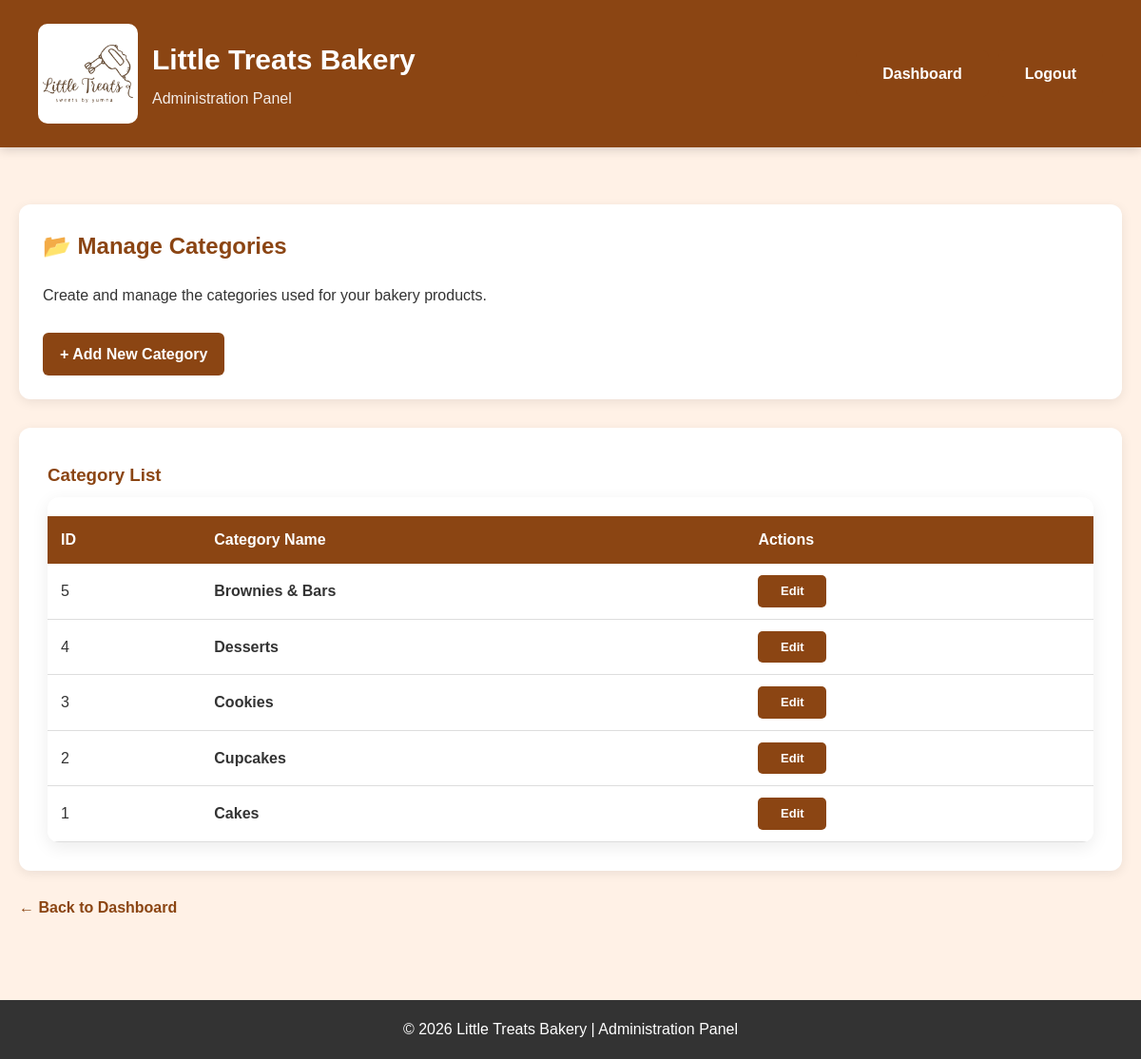
The app's page /admin/categories.php (signed in) with its own data.
### tables this page shows
CREATE TABLE `categories` (
  `category_id` int(11) NOT NULL,
  `category_name` varchar(100) DEFAULT NULL
);

### includes/helpers.php (called while the page is built, shortened)
<?php
function base_url(): string
{
    $script = str_replace("\\", "/", $_SERVER["SCRIPT_NAME"] ?? "");
    $dir = dirname($script);
    if (lt_is_admin_area()) {
        $dir = dirname($dir);
    }
    return rtrim($dir === "." ? "" : $dir, "/");
}

### includes/security.php (called while the page is built, shortened)
<?php
function e($value): string
{
    return htmlspecialchars((string) $value, ENT_QUOTES, "UTF-8");
}
function lt_is_admin_area(): bool
{
    $script = str_replace("\\", "/", $_SERVER["SCRIPT_NAME"] ?? "");
    return strpos($script, "/admin/") !== false;
}

### admin/categories.php (the view, shortened to what this page needs)
<?php
require_once __DIR__ . "/admin_auth.php";
?>
<!DOCTYPE html>
<html>
<head>
    <link rel="stylesheet" href="../assets/css/style.css">
</head>
<body>
<?php include __DIR__ . "/../includes/admin_header.php"; ?>
<main id="main-content" class="admin-container">
    <div class="admin-welcome">
        <h2>📂 Manage Categories</h2>
        <p>
            Create and manage the categories used for your bakery products.
        </p>
        <a href="add_category.php" class="admin-button">
            + Add New Category
        </a>
    </div>
    <div class="admin-card">
        <h3>Category List</h3>
        <div class="table-container">
            <table>
                <tr>
                    <th>ID</th>
                    <th>Category Name</th>
                    <th>Actions</th>
                </tr>
                <?php
                $sql = "SELECT *
                        FROM categories
                        ORDER BY category_id DESC";
                $result = mysqli_query($conn, $sql);
                if (mysqli_num_rows($result) > 0) {
                    while ($category = mysqli_fetch_assoc($result)) {
                ?>
                <tr>
                    <td>
                        <?php echo $category["category_id"]; ?>
                    </td>
                    <td>
                        <strong>
                            <?php
                            echo htmlspecialchars(
                                $category["category_name"]
                            );
                            ?>
                        </strong>
                    </td>
                    <td>
                        <div class="table-actions"><a
                            href="edit_category.php?id=<?php echo $category["category_id"]; ?>"
                            class="table-button edit-button"
                        >
                            Edit
                        </a>
                        <?php if (admin_is_owner()) { ?><form
                            method="POST"
                            action="delete_category.php"
                            class="inline-form"
                            data-confirm="Are you sure you want to delete this category?"
                        >
                            <?php echo csrf_field(); ?>
                            <input
                                type="hidden"
                                name="id"
                                value="<?php echo (int) $category["category_id"]; ?>"
                            >
                            <button
                                type="submit"
                                class="table-button delete-button"
                            >
                                Delete
                            </button>
                        </form><?php } ?></div>
                    </td>
                </tr>
                <?php
                    }
                }
                ?>
            </table>
        </div>
    </div>
    <br>
    <a href="dashboard.php" class="back-link">
        ← Back to Dashboard
    </a>
</main>
<footer class="admin-footer">
    <p>
        © 2026 Little Treats Bakery | Administration Panel
    </p>
</footer>
</body>
</html>

### includes/admin_header.php (shortened to what this page needs)
<?php
$lt_admin_subtitle = $admin_subtitle ?? "Administration Panel";
$lt_admin_base = e(base_url());
?>
<header class="admin-header">
    <div class="admin-header-content">
        <div class="admin-brand">
            <img
                src="<?php echo $lt_admin_base; ?>/assets/images/logo.png"
                alt="Little Treats Bakery"
                class="site-logo"
            >
            <div>
                <h1>Little Treats Bakery</h1>
                <p><?php echo e($lt_admin_subtitle); ?></p>
            </div>
        </div>
        <div class="admin-header-actions">
            <a href="dashboard.php" class="logout-button">
                Dashboard
            </a>
            <a href="logout.php" class="logout-button">
                Logout
            </a>
        </div>
    </div>
</header>

### records on screen
categories: category_id "5", category_name "Brownies & Bars"
categories: category_id "4", category_name "Desserts"
categories: category_id "3", category_name "Cookies"
categories: category_id "2", category_name "Cupcakes"
categories: category_id "1", category_name "Cakes"

### other values on screen
$lt_admin_subtitle "Administration Panel"
